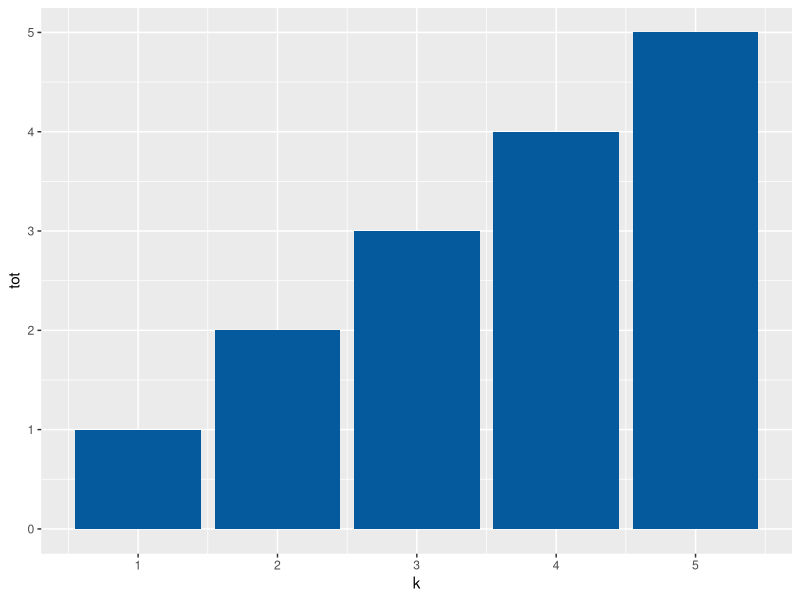

Write R code to recreate this figure.
library(ggplot2)
# library(zipcode)
library(lubridate)
library(geosphere)
library(stringr)

dt <- data.frame(1,2,3,4)
geom_bar(data = data, width = 300, orientation = "aa")
# ggplot(data=dt, aes(x = x, y = y))

choose.k <- data.frame(k = 1:5, tot = c(1,2,3,4,5))
!is.na(choose.k)

ggplot(choose.k, aes(x = k, y = tot)) + geom_bar(stat = "identity", fill="#045a9d")
